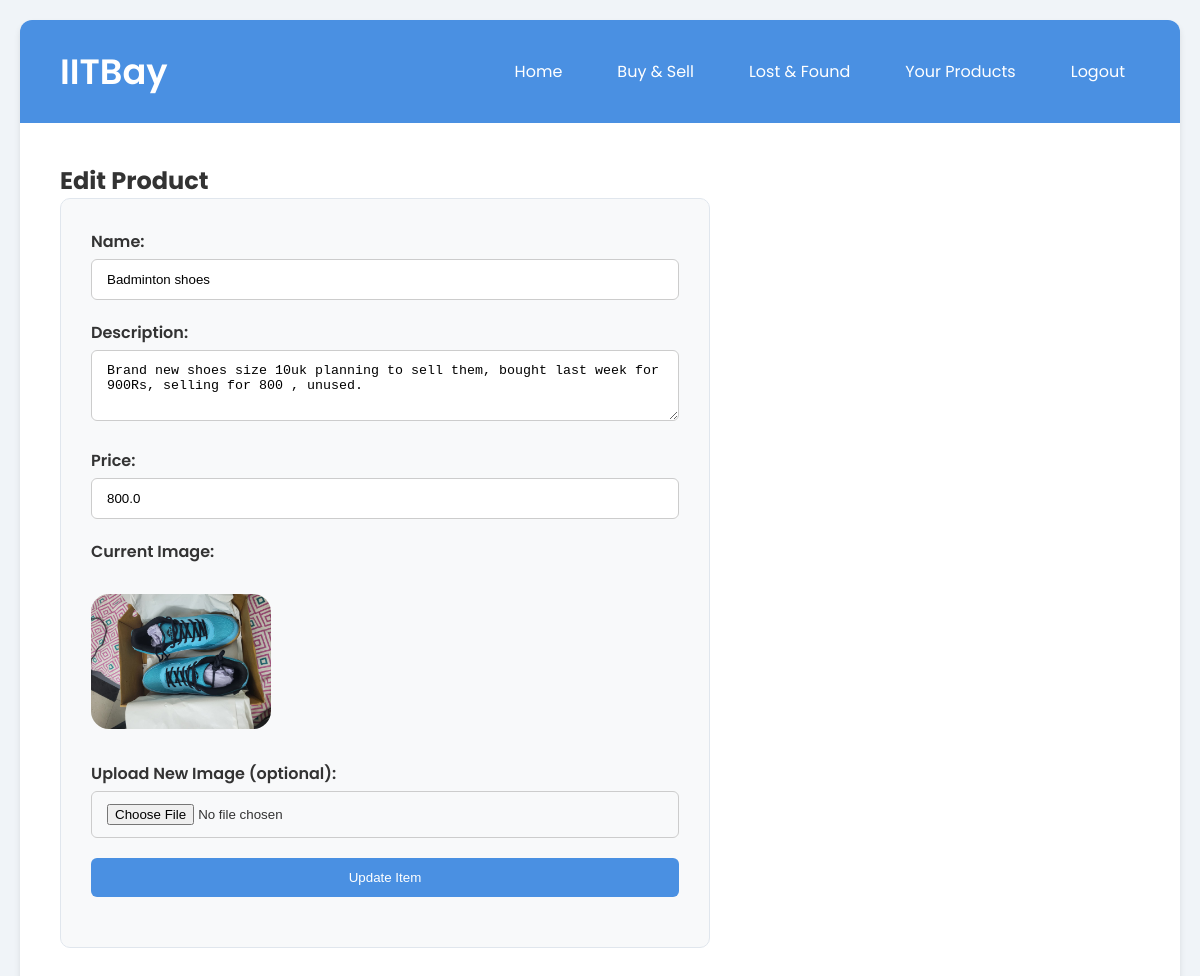
Screenshot of /product/1/edit (signed in) with the database file from the repository.
### tables this page shows
CREATE TABLE buy_sell_items (
                id INTEGER PRIMARY KEY AUTOINCREMENT,
                name TEXT NOT NULL,
                description TEXT,
                price REAL NOT NULL,
                image TEXT,
                seller_name TEXT,
                roll_number TEXT,
                contact TEXT,
                email TEXT,
                pickup_place TEXT,
                created_at TEXT,
                status TEXT NOT NULL DEFAULT 'available',
                user_id INTEGER
            );

### app.py (the view, shortened to what this page needs)
@app.route('/product/<int:item_id>/edit', methods=['GET', 'POST'])
def edit_product(item_id):
    if 'user_id' not in session:
        return redirect(url_for('login'))
    db = get_db()
    item = db.execute("SELECT * FROM buy_sell_items WHERE id = ?", (item_id,)).fetchone()
    if item is None:
        return "Item not found."
    if item['user_id'] != session['user_id']:
        return "Not allowed."
    return render_template('edit_product.html', item=item)

### app.py (called while the page is built)
def get_db():
    db = getattr(g, '_database', None)
    if db is None:
        db = g._database = sqlite3.connect(DATABASE)
        db.row_factory = sqlite3.Row
    return db

@app.teardown_appcontext
def close_connection(exception):
    db = getattr(g, '_database', None)
    if db is not None:
        db.close()

### templates/edit_product.html (shortened to what this page needs)
{% extends "base.html" %}
{% block content %}
<h2>Edit Product</h2>
<form method="post" enctype="multipart/form-data">
    <label>Name:</label>
    <input type="text" name="name" value="{{ item.name }}" required>
    <label>Description:</label>
    <textarea name="description" rows="3">{{ item.description }}</textarea>
    <label>Price:</label>
    <input type="number" name="price" step="0.01" value="{{ item.price }}" required>
    <label>Current Image:</label><br>
    {% if item.image %}
        {% if item.image.startswith('http') %}
            <img src="{{ item.image }}" class="product-main-image" style="max-width:180px;">
        {% else %}
            <img src="{{ url_for('static', filename='uploads/' ~ item.image) }}"
                 class="product-main-image" style="max-width:180px;">
        {% endif %}
    {% else %}
        <p>No image uploaded</p>
    {% endif %}
    <br><br>
    <label>Upload New Image (optional):</label>
    <input type="file" name="image" accept="image/*">
    <input type="submit" value="Update Item">
</form>
{% endblock %}

### static/style.css (style rules this page uses)
* { margin: 0; padding: 0; box-sizing: border-box; }
body { font-family: 'Poppins', sans-serif; background-color: #f0f4f8; min-height: 100vh; padding: 20px; color: #333; }
form { background: #f8f9fa; padding: 30px; border-radius: 10px; border: 1px solid #e0e6ed; max-width: 650px; }
form label { font-weight: 600; margin-bottom: 5px; display: block; }
form input, form textarea, form select { width: 100%; padding: 12px 15px; margin-bottom: 20px; border: 1px solid #ccc; border-radius: 6px; }
form input[type="submit"] { background: #4a90e2; color: white; padding: 12px 35px; border: none; border-radius: 6px; cursor: pointer; }
.product-main-image { width: 100%; max-width: 400px; border-radius: 18px; object-fit: cover; }

### rows the page displays
buy_sell_items: name "Badminton shoes", description "Brand new shoes size 10uk planning to sell them, bought last week for 900Rs, selling for 800 , unused.", price "800.0", image (picture)
